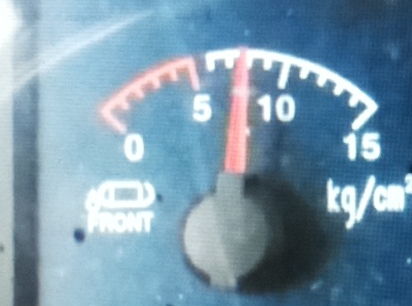
#> input picture sources/camera/battery_front_live_diagnosis_20261014/artifacts/new_attempt_1_front_crop.png, 412 x 306 px, given in place of dashboard_20260904_144540.jpg, which was not available
$ python diagnostic_components.py   (older library calls are emulated)
#> lines starting #> are read from the running program, lines starting #| are printed output that depends on the picture; pictures that were not available may be replaced by others from this repository, and a replacement may not be noted
### sources/camera/centrabus_dashboard_reader.py
#!/usr/bin/env python3

from pathlib import Path
import argparse
import ast
import math

import cv2
import numpy as np

from gauge_readers import (
    read_battery,
    read_coolant,
    read_front,
    read_fuel,
    read_oil,
    read_rear,
)


# ============================================================
# CENTRABUS PRODUCTION SINGLE-IMAGE DASHBOARD READER
#
# Input:
#     One complete dashboard JPG
#
# Output:
#     Six gauge readings
#     One annotated dashboard JPG
#
# Uses:
#     - calibration0 as registration reference
#     - automatic ORB dashboard alignment
#     - automatic six-gauge ROI placement
#     - original image pixels only
#     - dynamic FRONT / REAR physical hub coordinates
#     - validated strict FRONT / REAR pressure detector
#
# IMPORTANT:
#     No gauge image is warped.
# ============================================================


ROOT = Path(__file__).resolve().parent


REFERENCE_CALIBRATION = (
    ROOT
    /
    "centrabus_calibration0"
)

REFERENCE_IMAGE = (
    REFERENCE_CALIBRATION
    / "01_reference"
    / "dashboard_20260904_144540.jpg"
)


REFERENCE_SCRIPT = (
    REFERENCE_CALIBRATION
    /
    "scripts"
    /
    "gauge_crop_test.py"
)


OUTPUT_DIR = (
    ROOT
    /
    "production_output"
)


OUTPUT_DIR.mkdir(
    parents=True,
    exist_ok=True
)


# ============================================================
# CALIBRATION0 REFERENCE ROIS
#
# x, y, width, height
# ============================================================

REFERENCE_ROIS = {

    "fuel": (
        450,
        45,
        405,
        300
    ),

    "coolant": (
        860,
        45,
        405,
        300
    ),

    "front": (
        450,
        375,
        405,
        300
    ),

    "rear": (
        875,
        375,
        405,
        300
    ),

    "battery": (
        440,
        720,
        405,
        300
    ),

    "oil": (
        885,
        715,
        405,
        300
    ),
}


GAUGES = (
    "fuel",
    "coolant",
    "front",
    "rear",
    "battery",
    "oil",
)


# ============================================================
# VALIDATED PHYSICAL PRESSURE-GAUGE HUB CENTERS
#
# Calibration0 crop-local coordinates.
#
# These are NOT the historical FRONT / REAR search pivots.
# ============================================================

REFERENCE_PRESSURE_HUBS = {

    "front": (
        184.0,
        195.0
    ),

    "rear": (
        207.0,
        192.0
    ),
}

# Approximate hub centers in the calibration0 crops. These are
# used to reject stray red shapes in the three simple gauges.
REFERENCE_SIMPLE_HUBS = {
    "fuel": (193.0, 190.0),
    "coolant": (205.0, 190.0),
    "battery": (195.0, 215.0),
    "oil": (205.0, 215.0),
}


# ============================================================
# AUTOMATIC DASHBOARD REGISTRATION
#
# Same settings used by validated 30-image pipeline.
# ============================================================

ORB_FEATURES = 3000
RATIO_TEST = 0.75
MIN_GOOD_MATCHES = 12
RANSAC_THRESHOLD = 4.0

MASK_X_MIN = 0.15
MASK_X_MAX = 0.82


READERS = {

    "fuel":
        read_fuel,

    "coolant":
        read_coolant,

    "front":
        read_front,

    "rear":
        read_rear,

    "battery":
        read_battery,

    "oil":
        read_oil,
}


# ============================================================
# READ input_image FROM CALIBRATION SCRIPT
# ============================================================

# [40 lines left out: function get_input_image_path, not called in this run]


# ============================================================
# ORB PREPARATION
# ============================================================

def prepare_gray(image):

    gray = cv2.cvtColor(
        image,
        cv2.COLOR_BGR2GRAY
    )

    clahe = cv2.createCLAHE(
        clipLimit=2.0,
        tileGridSize=(8, 8)
    )

    return clahe.apply(
        gray
    )


def create_feature_mask(image):

    height, width = (
        image.shape[:2]
    )

    mask = np.zeros(
        (
            height,
            width
        ),
        dtype=np.uint8
    )

    x1 = int(
        width
        *
        MASK_X_MIN
    )

    x2 = int(
        width
        *
        MASK_X_MAX
    )

    mask[
        :,
        x1:x2
    ] = 255

    return mask


# ============================================================
# FORMAT GAUGE RESULT
# ============================================================

# [1088 lines left out: functions format_result, read_dashboard, main, not called in this run]


# [3 lines that do not run on import are left out]

### sources/camera/live_robustness_dev_20261014/diagnostic_runner.py
"""Read-only diagnostics for the frozen V2 live runtime and ten development frames.

This repeats registration/ROI placement verbatim and invokes the runtime's
original gauge readers. It does not alter detector thresholds or source files.
"""

from __future__ import annotations

import contextlib
import csv
import io
import math
import sys
from pathlib import Path

import cv2
import numpy as np

HERE = Path(__file__).resolve().parent
RUNTIME = HERE.parent / "v2_live_test_runtime"
CAPTURES = Path("/home/centrabus/centrabus_camera/captures")
sys.path.insert(0, str(RUNTIME))
import centrabus_dashboard_reader as d  # noqa: E402
import gauge_readers as g  # noqa: E402

TAGS = """104804_403366 104815_200291 104825_912288 104836_756202
104847_627779 104918_966489 104929_972590 104940_819909
104951_832177 105002_604171""".split()
ART = HERE / "artifacts"
ART.mkdir(exist_ok=True)


def register(image, ref_gray, ref_kp, ref_des, orb, matcher):
    gray = d.prepare_gray(image)
    kp, des = orb.detectAndCompute(gray, d.create_feature_mask(image))
    out = {"orb_current_keypoints": len(kp), "orb_reference_keypoints": len(ref_kp)}
    if des is None:
        out.update(orb_matches=0, orb_inliers="", inlier_ratio="", scale="",
                   rotation_deg="", registration_quality="failed")
        return out, None
    matches = matcher.knnMatch(des, ref_des, k=2)
    good = [a for pair in matches if len(pair) == 2 for a, b in [pair]
            if a.distance < d.RATIO_TEST * b.distance]
    out["orb_matches"] = len(good)
    if len(good) < d.MIN_GOOD_MATCHES:
        out.update(orb_inliers="", inlier_ratio="", scale="",
                   rotation_deg="", registration_quality="failed")
        return out, None
    src = np.float32([kp[m.queryIdx].pt for m in good]).reshape(-1, 1, 2)
    dst = np.float32([ref_kp[m.trainIdx].pt for m in good]).reshape(-1, 1, 2)
    matrix, inlier_mask = cv2.estimateAffinePartial2D(
        src, dst, method=cv2.RANSAC, ransacReprojThreshold=d.RANSAC_THRESHOLD)
    if matrix is None:
        out.update(orb_inliers=0, inlier_ratio=0, scale="",
                   rotation_deg="", registration_quality="failed")
        return out, None
    inliers = int(np.count_nonzero(inlier_mask)) if inlier_mask is not None else 0
    ratio = inliers / max(1, len(good))
    mscale = math.hypot(float(matrix[0, 0]), float(matrix[0, 1]))
    scale = 1 / mscale if mscale > 0 else 0
    quality = "failed" if inliers < 8 or ratio < 0.10 else (
        "review" if inliers < 20 or ratio < 0.25 else "good")
    out.update(orb_inliers=inliers, inlier_ratio=ratio, scale=scale,
               rotation_deg=math.degrees(math.atan2(float(matrix[1, 0]),
                                                    float(matrix[0, 0]))),
               registration_quality=quality)
    return out, cv2.invertAffineTransform(matrix) if quality != "failed" else None


def crop_geometry(image, inv, scale, gauge):
    rx, ry, rw, rh = d.REFERENCE_ROIS[gauge]
    height, width = image.shape[:2]
    cw, ch = max(1, round(rw * scale)), max(1, round(rh * scale))
    center = np.float32([[[rx + rw / 2, ry + rh / 2]]])
    cx, cy = cv2.transform(center, inv)[0, 0]
    x1 = max(0, min(width - cw, round(float(cx) - cw / 2)))
    y1 = max(0, min(height - ch, round(float(cy) - ch / 2)))
    ref_hub = (d.REFERENCE_PRESSURE_HUBS if gauge in ("front", "rear")
               else d.REFERENCE_SIMPLE_HUBS)[gauge]
    hub = cv2.transform(np.float32([[[rx + ref_hub[0], ry + ref_hub[1]]]]),
                        inv)[0, 0]
    local_hub = (float(hub[0]) - x1, float(hub[1]) - y1)
    return image[y1:y1 + ch, x1:x1 + cw], (x1, y1, x1 + cw, y1 + ch), local_hub


# [221 lines left out: functions component_table, add_mask_stats, read_one, main, not called in this run]


# [2 lines that do not run on import are left out]

### sources/camera/gauge_readers.py
#!/usr/bin/env python3

import cv2
import numpy as np
import math


# ============================================================
# COMMON LINEAR GAUGE CALIBRATION
# BATTERY / COOLANT / FUEL / OIL
# ============================================================

ANGLE_LOW = 135.0
ANGLE_HIGH = 40.0


# ============================================================
# PRESSURE GAUGE CALIBRATION
# FRONT / REAR
# ============================================================

PRESSURE_CALIBRATION = [
    (137.3, 0.0),
    (110.0, 5.0),
    (75.0, 10.0),
    (43.8, 15.0),
]


# ============================================================
# CALIBRATION0 REFERENCE GEOMETRY
#
# These are reference values for testing.
# Final live-camera geometry will be calibrated after
# the camera is permanently mounted.
# ============================================================

FRONT_CONFIG = {
    "pivot_x": 190,
    "pivot_y": 225,
    "min_radius": 10,
    "max_radius": 165,
    "corridor_width": 18,
    "min_component_area": 50,
}

REAR_CONFIG = {
    "pivot_x": 190,
    "pivot_y": 225,
    "min_radius": 10,
    "max_radius": 160,
    "corridor_width": 18,
    "min_component_area": 50,
}

OIL_PIVOT = (205, 215)
OIL_RADIUS_MIN = 10
OIL_RADIUS_MAX = 180


# ============================================================
# BASIC CHECK
# ============================================================

# [42 lines left out: functions _check_image, _angle_to_percent, not called in this run]


# ============================================================
# SIMPLE RED MASK
#
# BATTERY / COOLANT / FUEL / OIL
# ============================================================

def _create_simple_red_mask(image):

    hsv = cv2.cvtColor(
        image,
        cv2.COLOR_BGR2HSV
    )

    lower1 = np.array(
        [0, 90, 80],
        dtype=np.uint8
    )

    upper1 = np.array(
        [12, 255, 255],
        dtype=np.uint8
    )

    lower2 = np.array(
        [165, 90, 80],
        dtype=np.uint8
    )

    upper2 = np.array(
        [179, 255, 255],
        dtype=np.uint8
    )

    mask1 = cv2.inRange(
        hsv,
        lower1,
        upper1
    )

    mask2 = cv2.inRange(
        hsv,
        lower2,
        upper2
    )

    mask = cv2.bitwise_or(
        mask1,
        mask2
    )

    kernel = np.ones(
        (3, 3),
        np.uint8
    )

    mask = cv2.morphologyEx(
        mask,
        cv2.MORPH_OPEN,
        kernel
    )

    mask = cv2.morphologyEx(
        mask,
        cv2.MORPH_CLOSE,
        kernel
    )

    return mask


def _create_simple_red_mask_relaxed(image):
    """Keep pale red needles photographed from a laptop display."""
    hsv = cv2.cvtColor(image, cv2.COLOR_BGR2HSV)
    low = cv2.inRange(hsv, np.array([0, 45, 70]), np.array([18, 255, 255]))
    high = cv2.inRange(hsv, np.array([160, 45, 70]), np.array([179, 255, 255]))
    mask = cv2.bitwise_or(low, high)
    return cv2.morphologyEx(
        mask, cv2.MORPH_CLOSE, np.ones((3, 3), dtype=np.uint8)
    )


# ============================================================
# SELECT LONG RED COMPONENT
#
# Used by BATTERY / COOLANT / FUEL / OIL
# ============================================================

# [76 lines left out: function _select_elongated_component, not called in this run]


# ============================================================
# FIT SIMPLE NEEDLE
#
# Same basic line method used by
# BATTERY / COOLANT / FUEL
# ============================================================

def _fit_simple_needle(
    needle_mask
):

    ys, xs = np.where(
        needle_mask > 0
    )

    if len(xs) == 0:
        raise RuntimeError(
            "No needle pixels detected."
        )

    points = np.column_stack(
        (xs, ys)
    ).astype(
        np.float32
    )

    vx, vy, x0, y0 = cv2.fitLine(
        points,
        cv2.DIST_L2,
        0,
        0.01,
        0.01
    )

    vx = float(vx[0])
    vy = float(vy[0])
    x0 = float(x0[0])
    y0 = float(y0[0])

    # Same direction rule used by the
    # original battery/coolant/fuel code.
    if vy > 0:
        vx = -vx
        vy = -vy

    angle = math.degrees(
        math.atan2(
            -vy,
            vx
        )
    )

    if angle < 0:
        angle += 360

    projection = (
        (points[:, 0] - x0) * vx
        +
        (points[:, 1] - y0) * vy
    )

    minimum = projection.min()
    maximum = projection.max()

    p1 = (
        int(x0 + minimum * vx),
        int(y0 + minimum * vy)
    )

    p2 = (
        int(x0 + maximum * vx),
        int(y0 + maximum * vy)
    )

    if p1[1] < p2[1]:

        tip = p1
        base = p2

    else:

        tip = p2
        base = p1

    return {
        "angle": angle,
        "vx": vx,
        "vy": vy,
        "x0": x0,
        "y0": y0,
        "base": base,
        "tip": tip,
        "needle_mask": needle_mask,
    }


# ============================================================
# GENERIC SIMPLE LINEAR GAUGE
# ============================================================

# [1710 lines left out: functions _read_simple_linear_gauge, read_battery, read_coolant, read_fuel, read_oil, _angle_to_pressure and 6 more, not called in this run]

### sources/camera/battery_front_live_diagnosis_20261014/diagnostic_components.py
"""Read-only component audit using the SHA-identical frozen V2 live runtime."""

from __future__ import annotations

import contextlib
import csv
import io
import math
import sys
from pathlib import Path

import cv2
import numpy as np

HERE = Path(__file__).resolve().parent
ROOT = HERE.parent
ART = HERE / "artifacts"
ART.mkdir(exist_ok=True)
sys.path.insert(0, str(ROOT / "v2_live_test_runtime"))
sys.path.insert(1, str(ROOT / "live_robustness_dev_20261014"))
import gauge_readers as g  # noqa: E402
import centrabus_dashboard_reader as d  # noqa: E402
from diagnostic_runner import register, crop_geometry  # noqa: E402

NEW = [ROOT / "reliable_live_logs" / "cycle_20261014_115022_959263" /
       f"attempt_{i}.jpg" for i in (1, 2, 3)]
OLD = [Path("/home/centrabus/centrabus_camera/captures") /
       f"dashboard_20261014_{tag}.jpg" for tag in
       "104804_403366 104815_200291 104825_912288 104836_756202 "
       "104847_627779 104918_966489 104929_972590 104940_819909 "
       "104951_832177 105002_604171".split()]


def comp_rows(mask, name, gauge, hub, scale, capture):
    count, labels, stats, _ = cv2.connectedComponentsWithStats(mask, connectivity=8)
    rows = []
    for cid in range(1, count):
        x, y, w, h, area = map(int, stats[cid])
        yy, xx = np.nonzero(labels == cid)
        row = dict(capture=capture, gauge=gauge, mask=name, component_id=cid,
                   area_px=area, bbox_x=x, bbox_y=y, bbox_w=w, bbox_h=h,
                   elongation=max(w, h) / max(1, min(w, h)),
                   v2_area_elongation_score=area * max(w, h) / max(1, min(w, h)),
                   selected_v2="no", viable_span="no", viable_hub="no")
        if area >= 2:
            if gauge == "battery":
                cm = np.uint8(labels == cid) * 255
                fit = g._fit_simple_needle(cm)
                vx, vy, x0, y0 = (fit[k] for k in ("vx", "vy", "x0", "y0"))
                base, tip = fit["base"], fit["tip"]
                span = math.dist(base, tip)
                angle = fit["angle"]
                endpoints = (base, tip)
            else:
                points = np.column_stack((xx, yy)).astype(np.float32)
                vx, vy, x0, y0 = map(float, cv2.fitLine(
                    points, cv2.DIST_HUBER, 0, 0.01, 0.01).flatten())
                projection = (xx - x0) * vx + (yy - y0) * vy
                lo, hi = np.percentile(projection, (5, 95))
                endpoints = ((x0 + lo * vx, y0 + lo * vy),
                             (x0 + hi * vx, y0 + hi * vy))
                span = float(hi - lo)
                angle = math.degrees(math.atan2(-vy, vx)) % 180
            hub_error = abs((hub[0] - x0) * (-vy) + (hub[1] - y0) * vx)
            residual = np.abs((xx - x0) * (-vy) + (yy - y0) * vx)
            row.update(angle_deg=angle, line_span_px=span,
                       line_to_hub_px=hub_error,
                       near_endpoint_to_hub_px=min(math.dist(p, hub) for p in endpoints),
                       far_endpoint_to_hub_px=max(math.dist(p, hub) for p in endpoints),
                       fit_rms_px=float(np.sqrt(np.mean(residual ** 2))),
                       fit_p90_px=float(np.percentile(residual, 90)),
                       line_base_x=float(endpoints[0][0]), line_base_y=float(endpoints[0][1]),
                       line_tip_x=float(endpoints[1][0]), line_tip_y=float(endpoints[1][1]),
                       mean_y=float(yy.mean()))
            row["viable_span"] = "yes" if span >= (35 if gauge == "battery" else 50) * scale else "no"
            row["viable_hub"] = "yes" if hub_error <= (max(8, 50 * scale) if gauge == "battery"
                                                  else max(10, 35 * scale) + 5 * scale) else "no"
        rows.append(row)
    return rows, labels


# [17 lines left out: functions selected_battery, front_v2, not called in this run]


def arc_shift(crop, gauge):
    rx, ry, rw, rh = d.REFERENCE_ROIS[gauge]
    reference = cv2.imread(str(d.REFERENCE_IMAGE))
    reference = cv2.resize(reference[ry:ry + rh, rx:rx + rw],
                           (crop.shape[1], crop.shape[0]))

    # [7 lines left out: function white_arc, not called in this run]

    template = white_arc(reference)
    current = cv2.dilate(white_arc(crop), np.ones((5, 5), np.uint8))
    pad = 130
    padded = cv2.copyMakeBorder(current, pad, pad, pad, pad,
                                cv2.BORDER_CONSTANT, value=0)
    _, score, _, location = cv2.minMaxLoc(
        cv2.matchTemplate(padded, template, cv2.TM_CCORR_NORMED))
    return (location[0] - pad, location[1] - pad), score


# [19 lines left out: function draw, not called in this run]


def main():
    reference = cv2.imread(str(d.REFERENCE_IMAGE))
#> reference is the input picture: shape (306, 412, 3); mean B, G, R 172.3, 152.2, 121
    refgray = d.prepare_gray(reference)
#> in prepare_gray, `gray = cv2.cvtColor( image, cv2.COLOR_BGR2GRAY )`:
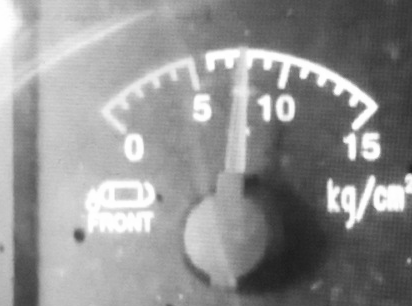
#> gray: shape (306, 412); min 28, max 255, mean 145.2
#> in prepare_gray, `return clahe.apply( gray )`:
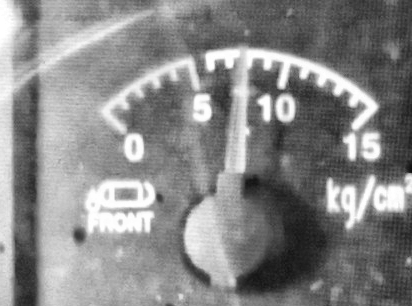
#> returned value: shape (306, 412); min 14, max 255, mean 135
    orb = cv2.ORB_create(nfeatures=d.ORB_FEATURES)
    refkp, refdes = orb.detectAndCompute(refgray, d.create_feature_mask(reference))
#> refkp = 1266 keypoints; strongest (x, y, size): (265, 97, 64.3), (275, 93, 92.6), (266, 97, 77.1), (281, 85, 44.6)
    matcher = cv2.BFMatcher(cv2.NORM_HAMMING, crossCheck=False)
    rows = []
    case_rows = []
    for path in [*NEW, *OLD]:
        image = cv2.imread(str(path))
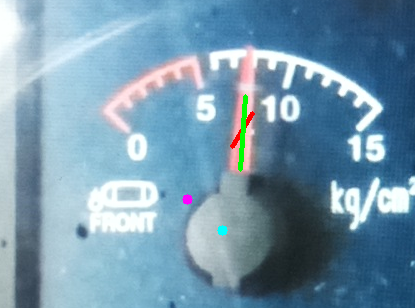
#> input picture sources/camera/battery_front_live_diagnosis_20261014/artifacts/new_attempt_2_front_comparison.png, 415 x 308 px, given in place of attempt_1.jpg, which was not available
#> image is the input picture: shape (308, 415, 3); mean B, G, R 172.3, 151.3, 117.4
        if image is None:
            raise FileNotFoundError(path)
        reg, inv = register(image, refgray, refkp, refdes, orb, matcher)
#> in prepare_gray (call 2), `gray = cv2.cvtColor( image, cv2.COLOR_BGR2GRAY )`:
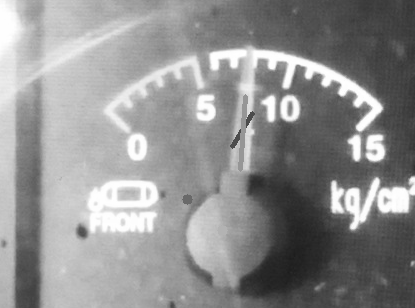
#> gray: shape (308, 415); min 28, max 255, mean 143.6
#> in prepare_gray (call 2), `return clahe.apply( gray )`:
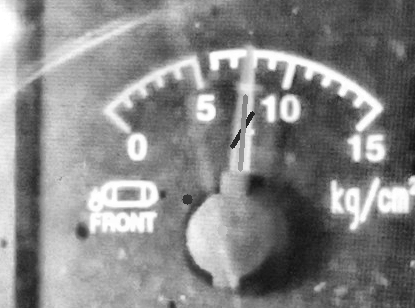
#> returned value: shape (308, 415); min 18, max 255, mean 134.4
#> (the rest of the program and of its run is left out)
